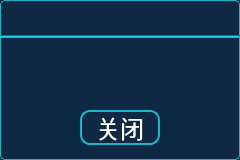
<?xml version="1.0" encoding="UTF-8"?>
<ui version="4.0">
 <class>InfoBox</class>
 <widget class="QDialog" name="InfoBox">
  <property name="geometry">
   <rect>
    <x>0</x>
    <y>0</y>
    <width>240</width>
    <height>160</height>
   </rect>
  </property>
  <property name="windowTitle">
   <string>Dialog</string>
  </property>
  <property name="styleSheet">
   <string notr="true">QDialog{
color: rgb(255, 255, 255);
background-color: rgb(15, 41, 68);
border:1px solid rgb(28, 183, 200);
border-radius:5px;
}
QToolButton{
font: 18pt &quot;文泉驿等宽微米黑&quot;;
color: rgb(255, 255, 255);
border:2px solid rgb(28, 183, 200);
border-radius:10px;
background-color: rgb(15, 41, 68);
}
QToolButton:disabled{
font: 18pt &quot;文泉驿等宽微米黑&quot;;
color: rgb(255, 255, 255);
border-color: rgb(255, 255, 255);
}
QToolButton:hover{
font: 17pt &quot;文泉驿等宽微米黑&quot;;
color: rgb(255, 0, 0);
color: rgb(0, 185, 185);
/*background-color: rgb(3, 127, 119);*/
}
QDialog{
background-color: rgb(15, 41, 68);
}
QPushButton{
width:50px;
height:35px;
font: 14pt &quot;文泉驿等宽微米黑&quot;;
color: rgb(255, 255, 255);
border:2px solid rgb(28, 183, 200);
border-radius:10px;
background-color: rgb(15, 41, 68);
}
QLabel{
font: 14pt &quot;文泉驿等宽微米黑&quot;;
color: rgb(255, 255, 255);
}
</string>
  </property>
  <widget class="QToolButton" name="pBtn_ok">
   <property name="geometry">
    <rect>
     <x>80</x>
     <y>110</y>
     <width>80</width>
     <height>35</height>
    </rect>
   </property>
   <property name="font">
    <font>
     <family>文泉驿等宽微米黑</family>
     <pointsize>18</pointsize>
     <weight>50</weight>
     <italic>false</italic>
     <bold>false</bold>
    </font>
   </property>
   <property name="text">
    <string>关闭</string>
   </property>
   <property name="icon">
    <iconset resource="../image.qrc">
     <normaloff>:/Image/uncheck.png</normaloff>:/Image/uncheck.png</iconset>
   </property>
   <property name="toolButtonStyle">
    <enum>Qt::ToolButtonTextBesideIcon</enum>
   </property>
  </widget>
  <widget class="QLabel" name="lb_context">
   <property name="geometry">
    <rect>
     <x>10</x>
     <y>55</y>
     <width>220</width>
     <height>35</height>
    </rect>
   </property>
   <property name="font">
    <font>
     <family>文泉驿等宽微米黑</family>
     <pointsize>14</pointsize>
     <weight>50</weight>
     <italic>false</italic>
     <bold>false</bold>
    </font>
   </property>
   <property name="text">
    <string/>
   </property>
   <property name="alignment">
    <set>Qt::AlignCenter</set>
   </property>
  </widget>
  <widget class="QLabel" name="lb_title">
   <property name="geometry">
    <rect>
     <x>10</x>
     <y>5</y>
     <width>110</width>
     <height>25</height>
    </rect>
   </property>
   <property name="font">
    <font>
     <family>文泉驿等宽微米黑</family>
     <pointsize>14</pointsize>
     <weight>50</weight>
     <italic>false</italic>
     <bold>false</bold>
    </font>
   </property>
   <property name="text">
    <string/>
   </property>
  </widget>
  <widget class="Line" name="line">
   <property name="geometry">
    <rect>
     <x>0</x>
     <y>35</y>
     <width>240</width>
     <height>3</height>
    </rect>
   </property>
   <property name="styleSheet">
    <string notr="true">background-color: rgb(28, 183, 200);</string>
   </property>
   <property name="orientation">
    <enum>Qt::Horizontal</enum>
   </property>
  </widget>
 </widget>
 <resources>
  <include location="../image.qrc"/>
 </resources>
 <connections/>
</ui>
